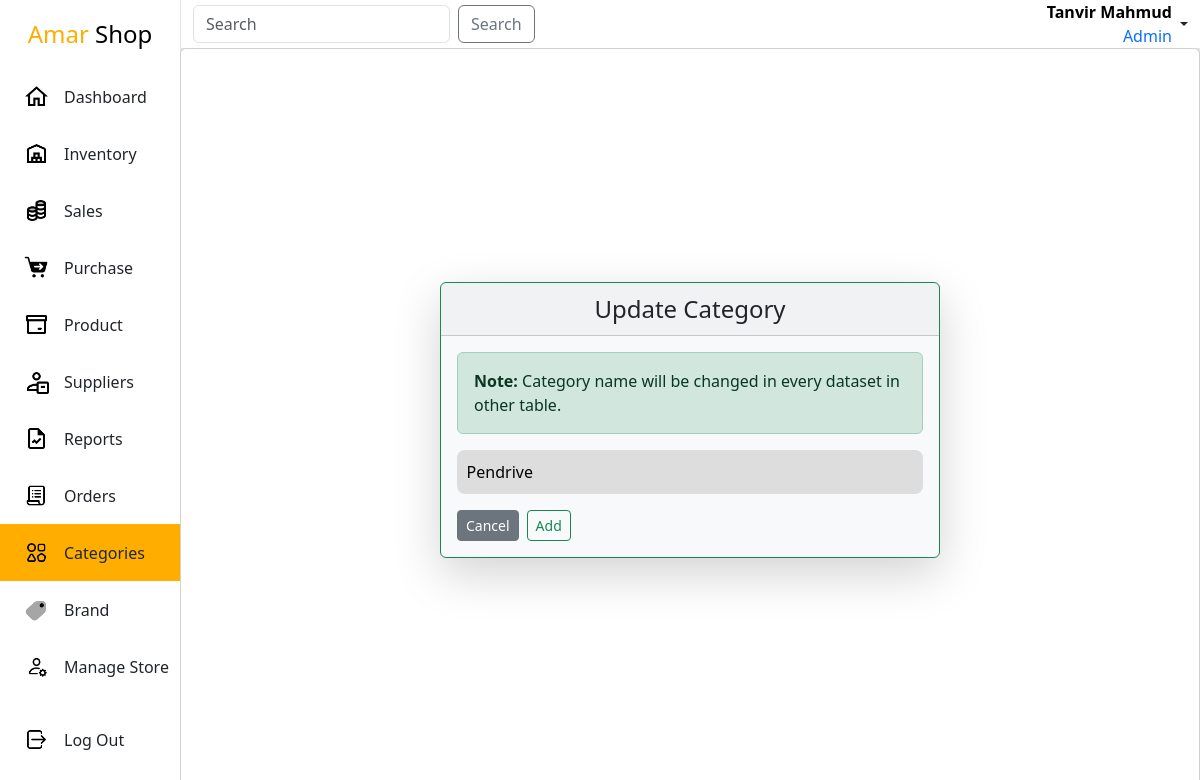
/admin-panel/category/28/update/ (signed in), run on the app's committed database.
### app/models.py (models this page shows, shortened)
class User(AbstractBaseUser, PermissionsMixin):
    email = models.EmailField(max_length=255, unique=True)
    first_name = models.CharField(max_length=255)
    last_name = models.CharField(max_length=255, blank=True, null=True)
    is_active = models.BooleanField(default=True)
    is_staff = models.BooleanField(default=False)
    profile_pic = models.ImageField(upload_to=profile_image_path, null=True, blank=True)
    objects = UserManager()
    USERNAME_FIELD = 'email'
    REQUIRED_FIELDS = ['first_name', 'last_name']

class Categories(models.Model):
    category = models.CharField(max_length=255, unique=True)
    class Meta:
        ordering = ['-id']

### app/views.py (the view)
# urls.py: path('category/<int:pk>/update/',CategoryUpdateView.as_view(),name='category-update'),
class CategoryUpdateView(SuperuserRequiredMixin,UpdateView):
    model = Categories
    form_class = CategoryForm
    context_object_name = 'category'
    template_name = 'inventory/category/categoryUpdate.html'
    success_url = reverse_lazy('category-list')

### app/forms.py
class CategoryForm(forms.ModelForm):
    class Meta:
        model = Categories
        fields = '__all__'

### app/views.py (called while the page is built)
    def test_func(self):
        return self.request.user.is_superuser

### templates/inventory/category/categoryUpdate.html (shortened to what this page needs)
{% extends "Layout.html" %}
{% load static %}
{%block link%}
    <link rel="stylesheet" href="{%static 'css/inventory.css'%}">
{%endblock link%}
{%block main%}
<div class="inventory">
    <div class="card height-100">
        <div class="d-flex justify-content-center align-items-center height-100">
            <div class="card custom-card border border-success shadow-lg bg-body-tertiary rounded">
                <div class="card-header fs-4 text-center">Update Category</div>
                <div class="card-body">
                    <div class="alert alert-success" role="alert">
                        <a class="alert-link">Note:</a> Category name will be changed in every dataset in other table.
                    </div>
                    <form method="post" enctype="multipart/form-data">
                        {{ form.category}}
                        <div class="width-100 mt-3 d-flex align-items-center">
                            <a class="btn btn-sm btn-secondary" href="{%url 'category-list'%}">Cancel</a>
                            <button class="btn btn-sm btn-outline-success ms-2" type="submit">Add</button>
                        </div>
                    </form>
                </div>
            </div>
        </div>
    </div>
</div>
{%endblock main%}

### templates/Layout.html (shortened to what this page needs)
{% load static %}
<!DOCTYPE html>
<html lang="en">
<head>
    {% load bootstrap5 %}
    {% bootstrap_css %}
    {%block link%}{%endblock link%}
    <link rel="stylesheet" href="{% static 'css/layout.css'%}">
</head>
<body>
    <div class="mother-div">
        <div class="sidebar">
            <div class="upper">
                <div class="branding">
                    <a href="{%url 'dashboard'%}">
                        <span class="gedget">Amar</span> Shop
                    </a>
                </div>
                <ul class="navList">
                    <li class="navItem">
                        <a href="{%url 'dashboard'%}">
                            <img src="{%static 'icons/nav/home.png'%}" width="25" alt="Dashboard"/>
                            <div class="navtitle">Dashboard</div>
                        </a>
                    </li>
                    <li class="navItem">
                        <a href="{%url 'inventory-list'%}" >
                            <img src="{%static 'icons/nav/inventory.png'%}" width="25" alt="Inventory"/>
                            <div class="navtitle">Inventory</div>
                        </a>
                    </li>
                    <li class="navItem">
                        <a href="{%url 'sales-list'%}" >
                            <img src="{%static 'icons/nav/sales.png'%}" width="25" alt="Inventory"/>
                            <div class="navtitle">Sales</div>
                        </a>
                    </li>
                    <li class="navItem">
                        <a href="{%url 'purchase-list'%}" >
                            <img src="{%static 'icons/nav/purchase.png'%}" width="25" alt="Inventory"/>
                            <div class="navtitle">Purchase</div>
                        </a>
                    </li>
                    <li class="navItem">
                        <a href="{%url 'product-list'%}">
                            <img src="{%static 'icons/nav/product.png'%}" width="25" alt="Orders"/>
                            <div class="navtitle">Product</div>
                        </a>
                    </li>
                    <li class="navItem">
                        <a href="{%url 'supplier-list'%}">
                            <img src="{%static 'icons/nav/suppliers.png'%}" width="25" alt="Suppliers"/>
                            <div class="navtitle">Suppliers</div>
                        </a>
                    </li>
                    <li class="navItem">
                        <a href="{%url 'reports'%}">
                            <img src="{%static 'icons/nav/reports.png'%}" width="25" alt="Reports"/>
                            <div class="navtitle">Reports</div>
                        </a>
                    </li>
                    <li class="navItem">
                        <a href="{%url 'orders'%}">
                            <img src="{%static 'icons/nav/orders.png'%}" width="25" alt="Orders"/>
                            <div class="navtitle">Orders</div>
                        </a>
                    </li>
                    <li class="navItem">
                        <a href="{%url 'category-list'%}">
                            <img src="{%static 'icons/nav/category.png'%}" width="25" alt="Orders"/>
                            <div class="navtitle">Categories</div>
                        </a>
                    </li>
                    <li class="navItem">
                        <a href="{%url 'brand-list'%}">
                            <img src="{%static 'icons/nav/brand.png'%}" width="25" alt="Orders"/>
                            <div class="navtitle">Brand</div>
                        </a>
                    </li>
                    <li class="navItem">
                        <a href="{%url 'manage'%}">
                            <img src="{%static 'icons/nav/manage.png'%}" width="25" alt="Manage_Store"/>
                            <div class="navtitle">Manage Store</div>
                        </a>
                    </li>
                </ul>
            </div>
            <div class="lower">
                <ul class="navList">
                    <li class="navItem">
                        <a href="{%url 'admin-logout'%}">
                            <img src="{%static 'icons/nav/logout.png'%}" width="25" alt="Logout"/>
                            <div class="navtitle">Log Out</div>
                        </a>
                    </li>
                </ul>
            </div>
        </div>
        <div class="content">
            <nav class="navbar navbar-light navbar-w bg-white p-0">
                <div class="container-fluid">
                    <form class="d-flex">
                        <input class="form-control me-2" type="search" placeholder="Search" aria-label="Search">
                        <button class="btn btn-outline-secondary" type="submit">Search</button>
                    </form>
                    <div class="nav-item dropdown">
                        <a class="nav-link dropdown-toggle d-flex align-items-center" href="#" id="navbarDropdownMenuLink" role="button" data-bs-toggle="dropdown" aria-expanded="false">
                            <div class="text-end text-black me-1">
                                <div class="fw-bold">{{request.user.first_name}} {{request.user.last_name}}</div>
                                <div class="text-primary">Admin</div>
                            </div>
                        </a>
                    </div>
                </div>
            </nav>
            <div class="main-content">
                {%block main%}
                {%endblock main%}
            </div>
        </div>
    </div>
</body>
</html>

### static/css/inventory.css (style rules this page uses)
.inventory { width: 100%; height: 100%; overflow: scroll; }
ul { list-style-type: none; padding: 0; }
.height-100 { height: 100%; }
.width-100 { width: 100%; }

### static/css/layout.css (style rules this page uses)
* { padding: 0; margin: 0; box-sizing: border-box; }
a { text-decoration: none; color: black; }
.mother-div { width: 100vw; height: 100vh; background: rgb(228, 228, 228); display: flex; justify-content: space-between; }
.sidebar { width: 15vw; height: 100%; background: white; display: flex; flex-direction: column; justify-content: space-between; align-items: center; }
.upper { width: 100%; height: auto; }
.branding { width: 100%; text-align: center; padding: 1rem 0; font-size: 1.5rem; }
.branding a { text-decoration: none; }
.gedget { color: rgb(255, 174, 0); }
.navList { list-style-type: none; margin: 0; padding: 0; overflow: hidden; }
.navItem { width: 100%; display: flex; align-items: center; transition: all .300s ease; }
.navItem a { text-decoration: none; width: 100%; height: 100%; padding: 1rem 0; padding-left: 1.5rem; display: flex; align-items: center; color: inherit; }
.navtitle { margin-left: 15px; }
.lower { width: 100%; height: auto; padding-bottom: 2rem; }
.content { width: 85vw; height: 100vh; }
.navbar-w { width: 100%; border-left: 1px solid rgb(228, 228, 228); }
.selected { background: rgb(255, 174, 0); }
.main-content { width: 100%; height: 93%; }
.custom-card { width: 500px; max-height: 400px; border-radius: 12px; background: white; }
input, select,textarea { width: 100%; padding: .6rem; border: none; border-radius: 8px; background-color: rgba(218, 218, 218, 0.878); }

### data on the page
User: user.first_name "Tanvir", user.last_name "Mahmud"
Categories: category "Pendrive"
